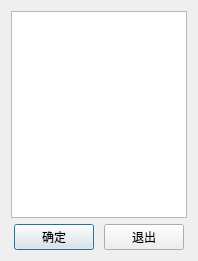
<?xml version="1.0" encoding="UTF-8"?>
<ui version="4.0">
 <class>SelectProtocolDialog</class>
 <widget class="QDialog" name="SelectProtocolDialog">
  <property name="geometry">
   <rect>
    <x>0</x>
    <y>0</y>
    <width>198</width>
    <height>261</height>
   </rect>
  </property>
  <property name="windowTitle">
   <string>协议列表</string>
  </property>
  <layout class="QVBoxLayout" name="verticalLayout">
   <item>
    <widget class="QListWidget" name="ProtocolListWidget"/>
   </item>
   <item>
    <layout class="QHBoxLayout" name="horizontalLayout">
     <item>
      <spacer name="horizontalSpacer_2">
       <property name="orientation">
        <enum>Qt::Horizontal</enum>
       </property>
       <property name="sizeHint" stdset="0">
        <size>
         <width>40</width>
         <height>20</height>
        </size>
       </property>
      </spacer>
     </item>
     <item>
      <widget class="QPushButton" name="btnOk">
       <property name="text">
        <string>确定</string>
       </property>
      </widget>
     </item>
     <item>
      <spacer name="horizontalSpacer">
       <property name="orientation">
        <enum>Qt::Horizontal</enum>
       </property>
       <property name="sizeHint" stdset="0">
        <size>
         <width>40</width>
         <height>20</height>
        </size>
       </property>
      </spacer>
     </item>
     <item>
      <widget class="QPushButton" name="btnExit">
       <property name="text">
        <string>退出</string>
       </property>
      </widget>
     </item>
     <item>
      <spacer name="horizontalSpacer_3">
       <property name="orientation">
        <enum>Qt::Horizontal</enum>
       </property>
       <property name="sizeHint" stdset="0">
        <size>
         <width>40</width>
         <height>20</height>
        </size>
       </property>
      </spacer>
     </item>
    </layout>
   </item>
  </layout>
 </widget>
 <resources/>
 <connections/>
</ui>
